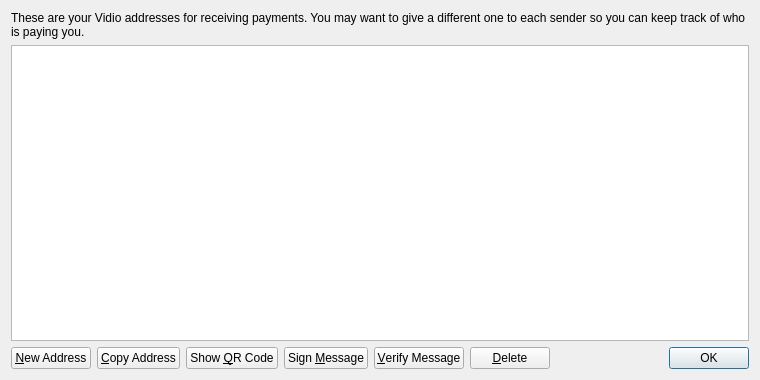
<?xml version="1.0" encoding="UTF-8"?>
<ui version="4.0">
 <class>AddressBookPage</class>
 <widget class="QWidget" name="AddressBookPage">
  <property name="geometry">
   <rect>
    <x>0</x>
    <y>0</y>
    <width>760</width>
    <height>380</height>
   </rect>
  </property>
  <property name="windowTitle">
   <string>Address Book</string>
  </property>
  <layout class="QVBoxLayout" name="verticalLayout">
   <item>
    <widget class="QLabel" name="labelExplanation">
     <property name="text">
      <string>These are your Vidio addresses for receiving payments. You may want to give a different one to each sender so you can keep track of who is paying you.</string>
     </property>
     <property name="textFormat">
      <enum>Qt::PlainText</enum>
     </property>
     <property name="wordWrap">
      <bool>true</bool>
     </property>
    </widget>
   </item>
   <item>
    <widget class="QTableView" name="tableView">
     <property name="contextMenuPolicy">
      <enum>Qt::CustomContextMenu</enum>
     </property>
     <property name="toolTip">
      <string>Double-click to edit address or label</string>
     </property>
     <property name="tabKeyNavigation">
      <bool>false</bool>
     </property>
     <property name="alternatingRowColors">
      <bool>true</bool>
     </property>
     <property name="selectionMode">
      <enum>QAbstractItemView::SingleSelection</enum>
     </property>
     <property name="selectionBehavior">
      <enum>QAbstractItemView::SelectRows</enum>
     </property>
     <property name="sortingEnabled">
      <bool>true</bool>
     </property>
     <attribute name="verticalHeaderVisible">
      <bool>false</bool>
     </attribute>
    </widget>
   </item>
   <item>
    <layout class="QHBoxLayout" name="horizontalLayout">
     <item>
      <widget class="QPushButton" name="newAddressButton">
       <property name="toolTip">
        <string>Create a new address</string>
       </property>
       <property name="text">
        <string>&amp;New Address</string>
       </property>
       <property name="icon">
        <iconset resource="../bitcoin.qrc">
         <normaloff>:/icons/add</normaloff>:/icons/add</iconset>
       </property>
      </widget>
     </item>
     <item>
      <widget class="QPushButton" name="copyToClipboard">
       <property name="toolTip">
        <string>Copy the currently selected address to the system clipboard</string>
       </property>
       <property name="text">
        <string>&amp;Copy Address</string>
       </property>
       <property name="icon">
        <iconset resource="../bitcoin.qrc">
         <normaloff>:/icons/editcopy</normaloff>:/icons/editcopy</iconset>
       </property>
      </widget>
     </item>
     <item>
      <widget class="QPushButton" name="showQRCode">
       <property name="text">
        <string>Show &amp;QR Code</string>
       </property>
       <property name="icon">
        <iconset resource="../bitcoin.qrc">
         <normaloff>:/icons/qrcode</normaloff>:/icons/qrcode</iconset>
       </property>
      </widget>
     </item>
     <item>
      <widget class="QPushButton" name="signMessage">
       <property name="toolTip">
        <string>Sign a message to prove you own a Vidio address</string>
       </property>
       <property name="text">
        <string>Sign &amp;Message</string>
       </property>
       <property name="icon">
        <iconset resource="../bitcoin.qrc">
         <normaloff>:/icons/edit</normaloff>:/icons/edit</iconset>
       </property>
      </widget>
     </item>
     <item>
      <widget class="QPushButton" name="verifyMessage">
       <property name="toolTip">
        <string>Verify a message to ensure it was signed with a specified Vidio address</string>
       </property>
       <property name="text">
        <string>&amp;Verify Message</string>
       </property>
       <property name="icon">
        <iconset resource="../bitcoin.qrc">
         <normaloff>:/icons/transaction_0</normaloff>:/icons/transaction_0</iconset>
       </property>
      </widget>
     </item>
     <item>
      <widget class="QPushButton" name="deleteButton">
       <property name="toolTip">
        <string>Delete the currently selected address from the list</string>
       </property>
       <property name="text">
        <string>&amp;Delete</string>
       </property>
       <property name="icon">
        <iconset resource="../bitcoin.qrc">
         <normaloff>:/icons/remove</normaloff>:/icons/remove</iconset>
       </property>
      </widget>
     </item>
     <item>
      <spacer name="horizontalSpacer">
       <property name="orientation">
        <enum>Qt::Horizontal</enum>
       </property>
       <property name="sizeHint" stdset="0">
        <size>
         <width>40</width>
         <height>20</height>
        </size>
       </property>
      </spacer>
     </item>
     <item>
      <widget class="QDialogButtonBox" name="buttonBox">
       <property name="sizePolicy">
        <sizepolicy hsizetype="Maximum" vsizetype="Fixed">
         <horstretch>0</horstretch>
         <verstretch>0</verstretch>
        </sizepolicy>
       </property>
       <property name="standardButtons">
        <set>QDialogButtonBox::Ok</set>
       </property>
      </widget>
     </item>
    </layout>
   </item>
  </layout>
 </widget>
 <resources>
  <include location="../bitcoin.qrc"/>
 </resources>
 <connections/>
</ui>
